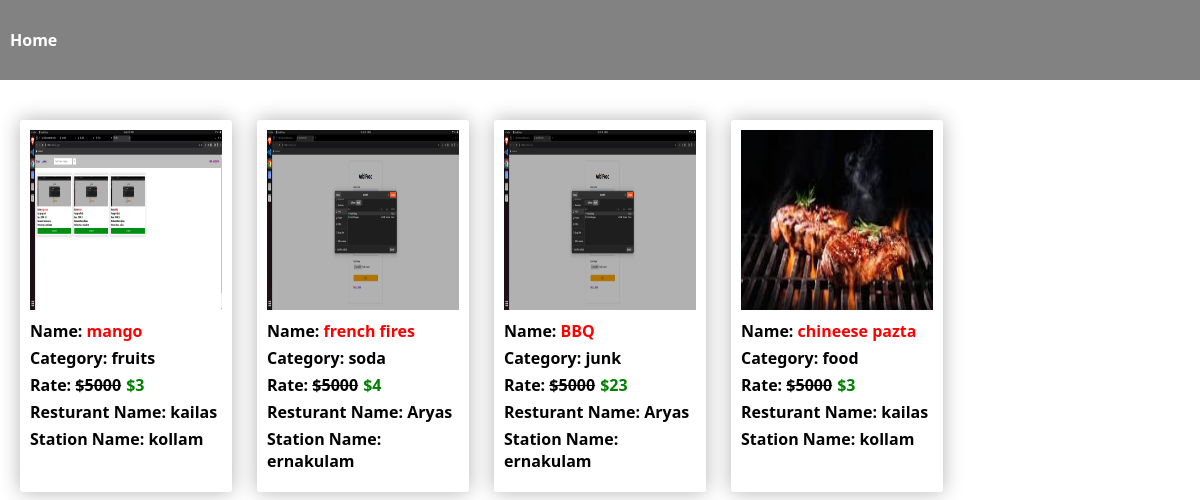
The app's page /admin_food_items/, older data.
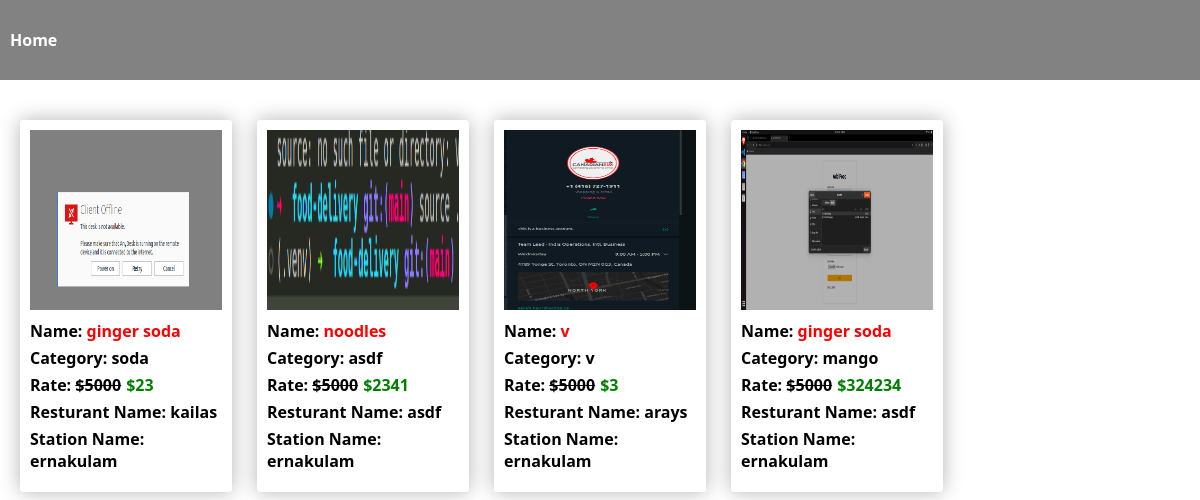
The same page, newer data.
### vendor_app/models.py (models this page shows, shortened)
class FoodItem(models.Model):
  vendor_name = models.CharField(max_length=40, default='')
  food_image = models.ImageField()
  food_name = models.CharField(max_length=25)
  food_category = models.CharField(max_length=20)
  food_price = models.IntegerField()
  resturant_name = models.CharField(max_length=200, default='')
  station_name = models.CharField(max_length=200, default='')

### admin_app/views.py (the view)
# urls.py: path('admin_food_items/', admin_food_items, name='admin_food_items'),
def admin_food_items(request):
    food_items = FoodItem.objects.all()
    return render(request, 'admin_food_items.html', {'food_items':food_items})

### templates/admin_food_items.html (shortened to what this page needs)
<!DOCTYPE html>
<html lang="en">
  <head>
  </head>
  <body>
    <div class="admin-fooditems-page-container">
      <nav>
        <div class="orders">
          <a href="{% url 'admin_app:admin_page' %}">Home</a>
        </div>
      </nav>
      <div class="card-container">
        {% for i in food_items %}
        <div class="cards">
          <img src="{{i.food_image.url}}" alt="/" />
          <div class="card-details">
            <div>Name: <span style="color: red">{{i.food_name}}</span></div>
            <div>Category: {{i.food_category}}</div>
            <div>
              Rate:
              <span style="text-decoration: line-through; color: black"
                >$5000</span
              ><span style="color: green; margin-left: 5px"
                >${{i.food_price}}</span
              >
            </div>
            <div>Resturant Name: {{i.resturant_name}}</div>
            <div>Station Name: {{i.station_name}}</div>
          </div>
        </div>
        {% endfor %}
      </div>
    </div>
  </body>
</html>

### templates/admin_food_items.html (style rules this page uses)
body { margin: 0; padding: 0; box-sizing: border-box; }
.admin-fooditems-page-container { height: 100vh; width: 100%; font-family: system-ui, -apple-system, BlinkMacSystemFont, "Segoe UI", Roboto, Oxygen, Ubuntu, Cantarell, "Open Sans", "Helvetica Neue", sans-serif; position: relative; }
.admin-fooditems-page-container nav { position: fixed; top: 0; }
.admin-fooditems-page-container nav .orders { width: 100vw; height: 80px; background-color: hsl(0, 0%, 51%); display: flex; align-items: center; justify-content: start; }
.admin-fooditems-page-container nav a { color: white; margin-left: 10px; text-decoration: none; font-weight: bold; font-size: 16px; }
.admin-fooditems-page-container .card-container { margin-top: 100px; padding: 20px; display: grid; grid-template-columns: repeat(5, 1fr); gap: 25px; }
.admin-fooditems-page-container .card-container .cards { box-shadow: 0px 0px 20px rgb(180, 179, 179); border-radius: 3px; display: flex; flex-direction: column; overflow: hidden; padding: 10px; word-wrap: break-word; }
.admin-fooditems-page-container .card-container .cards img { width: 100%; height: 180px; margin-bottom: 10px; }
.admin-fooditems-page-container .card-container .cards .card-details { display: flex; flex-direction: column; margin-bottom: 10px; font-weight: bold; gap: 5px; }

Row changes from the older to the newer data that the page shows:
removed FoodItem: food_image (picture), food_name "mango", food_category "fruits", food_price "3", resturant_name "kailas", station_name "kollam"
removed FoodItem: food_image (picture), food_name "french fires", food_category "soda", food_price "4", resturant_name "Aryas", station_name "ernakulam"
removed FoodItem: food_image (picture), food_name "BBQ", food_category "junk", food_price "23", resturant_name "Aryas", station_name "ernakulam"
removed FoodItem: food_image (picture), food_name "chineese pazta", food_category "food", food_price "3", resturant_name "kailas", station_name "kollam"
added FoodItem: food_image (picture), food_name "ginger soda", food_category "soda", food_price "23", resturant_name "kailas", station_name "ernakulam"
added FoodItem: food_image (picture), food_name "noodles", food_category "asdf", food_price "2341", resturant_name "asdf", station_name "ernakulam"
added FoodItem: food_image (picture), food_name "v", food_category "v", food_price "3", resturant_name "arays", station_name "ernakulam"
added FoodItem: food_image (picture), food_name "ginger soda", food_category "mango", food_price "324234", resturant_name "asdf", station_name "ernakulam"
